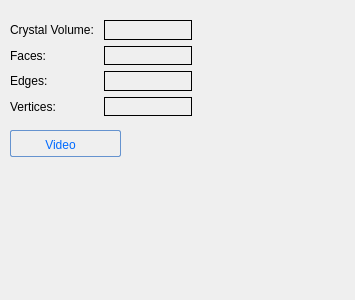
<?xml version="1.0" encoding="UTF-8"?>
<ui version="4.0">
 <class>ShapePropertyWidget</class>
 <widget class="QWidget" name="ShapePropertyWidget">
  <property name="geometry">
   <rect>
    <x>0</x>
    <y>0</y>
    <width>355</width>
    <height>300</height>
   </rect>
  </property>
  <property name="windowTitle">
   <string>Form</string>
  </property>
  <widget class="QPushButton" name="pushButton">
   <property name="geometry">
    <rect>
     <x>10</x>
     <y>130</y>
     <width>111</width>
     <height>27</height>
    </rect>
   </property>
   <property name="styleSheet">
    <string notr="true">QPushButton:hover{
        background: qlineargradient(x1 : 0, y1 : 0, x2 : 0, y2 :   1, stop :   0.0 #ffd9aa,
                stop :   0.5 #ffbb6e, stop :   0.55 #feae42, stop :   1.0 #fedb74);
}

QPushButton {
        border: 1px solid #6593cf;
        border-radius: 2px;
        padding: 5px 15px 2px 5px;
        background: qlineargradient(x1 : 0, y1 : 0, x2 : 0, y2 :   1, stop :   0.0 #f5f9ff,
                stop :   0.5 #c7dfff, stop :   0.55 #afd2ff, stop :   1.0 #c0dbff);
        color: #006aff;
        font: bold large &quot;Arial&quot;;
        height: 30px;
}




QPushButton:pressed {
        background: qlineargradient(x1 : 0, y1 : 0, x2 : 0, y2 :   1, stop :   0.0 #c0dbff,
        stop :   0.5 #cfd26f, stop :   0.55 #c7df6f, stop :   1.0 #f5f9ff);
        padding-top: 2px;
        padding-left: 3px;

}


QPushButton:on {
        background: qlineargradient(x1 : 0, y1 : 0, x2 : 0, y2 :   1, stop :   0.0 #5AA72D,
        stop :   0.5 #B3E296, stop :   0.55 #B3E296, stop :   1.0 #f5f9ff);
        padding-top: 2px;
        padding-left: 3px;
}

QPushButton:disabled {
        background: transparent #e5e9ee;
        padding-top: 2px;        
        padding-left: 3px;
        color: black;
}</string>
   </property>
   <property name="text">
    <string>Video</string>
   </property>
  </widget>
  <widget class="QWidget" name="">
   <property name="geometry">
    <rect>
     <x>10</x>
     <y>20</y>
     <width>182</width>
     <height>96</height>
    </rect>
   </property>
   <layout class="QGridLayout" name="gridLayout">
    <item row="1" column="0">
     <widget class="QLabel" name="label_2">
      <property name="text">
       <string>Faces:</string>
      </property>
     </widget>
    </item>
    <item row="2" column="0">
     <widget class="QLabel" name="label_3">
      <property name="text">
       <string>Edges:</string>
      </property>
     </widget>
    </item>
    <item row="3" column="0">
     <widget class="QLabel" name="label_4">
      <property name="text">
       <string>Vertices:</string>
      </property>
     </widget>
    </item>
    <item row="0" column="0">
     <widget class="QLabel" name="label">
      <property name="text">
       <string>Crystal Volume:</string>
      </property>
     </widget>
    </item>
    <item row="0" column="1">
     <widget class="QLabel" name="label_volume">
      <property name="frameShape">
       <enum>QFrame::Box</enum>
      </property>
      <property name="text">
       <string/>
      </property>
     </widget>
    </item>
    <item row="1" column="1">
     <widget class="QLabel" name="label_faces">
      <property name="frameShape">
       <enum>QFrame::Box</enum>
      </property>
      <property name="text">
       <string/>
      </property>
     </widget>
    </item>
    <item row="2" column="1">
     <widget class="QLabel" name="label_edges">
      <property name="frameShape">
       <enum>QFrame::Box</enum>
      </property>
      <property name="text">
       <string/>
      </property>
     </widget>
    </item>
    <item row="3" column="1">
     <widget class="QLabel" name="label_vertices">
      <property name="frameShape">
       <enum>QFrame::Box</enum>
      </property>
      <property name="text">
       <string/>
      </property>
     </widget>
    </item>
   </layout>
  </widget>
 </widget>
 <resources/>
 <connections/>
</ui>
